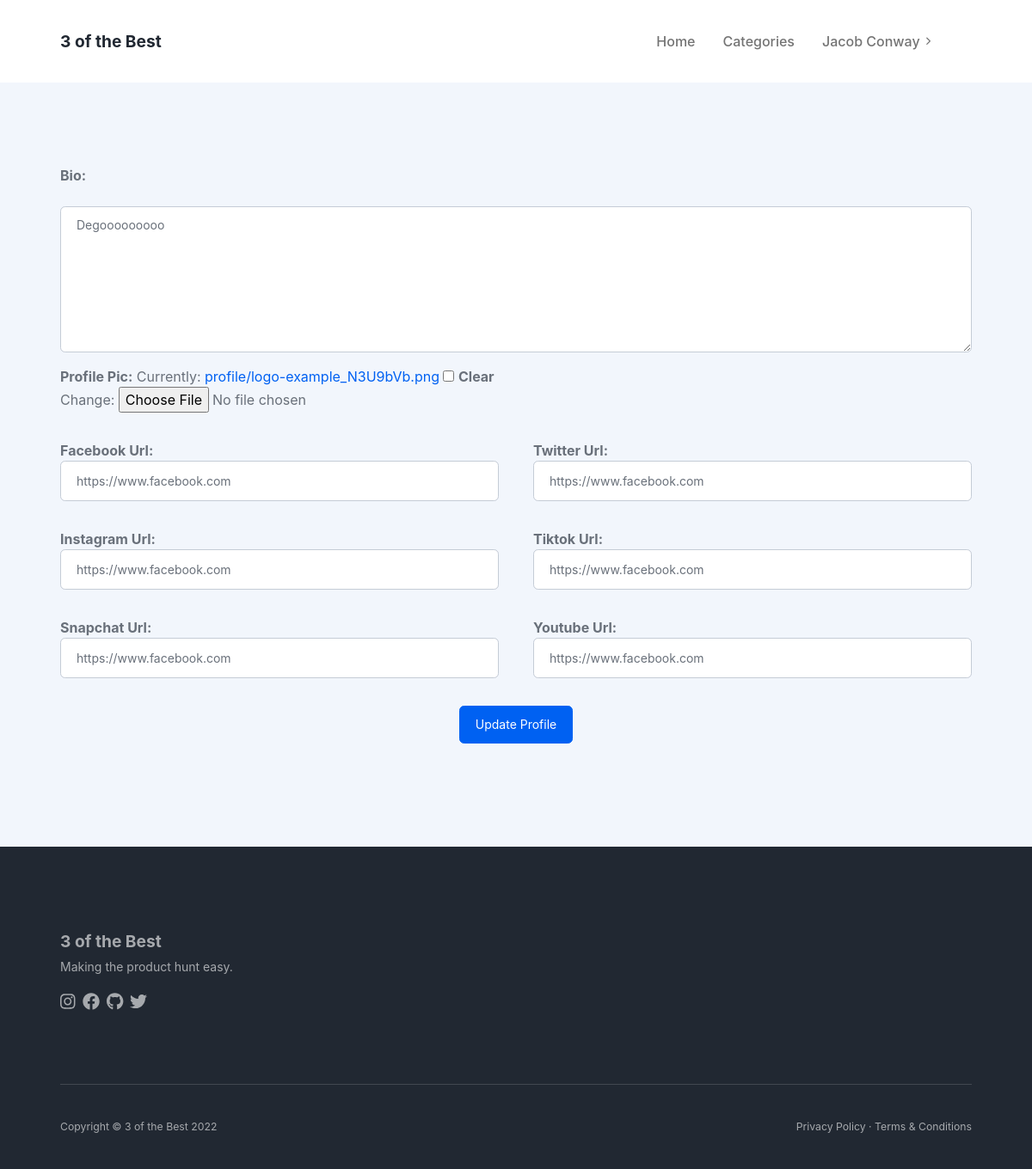
Page /members/1/edit_profile_page/ (signed in) on the committed database.
### theblog/models.py (models this page shows, shortened)
class Profile(models.Model):
    user = models.OneToOneField(User, null=True, on_delete=models.CASCADE)
    bio = models.TextField()
    profile_pic = models.ImageField(null=True, blank=True, upload_to="profile/")
    facebook_url = models.CharField(max_length=255, blank=True, null=True)
    twitter_url = models.CharField(max_length=255, blank=True, null=True)
    instagram_url = models.CharField(max_length=255, blank=True, null=True)
    tiktok_url = models.CharField(max_length=255, blank=True, null=True)
    snapchat_url = models.CharField(max_length=255, blank=True, null=True)
    youtube_url = models.CharField(max_length=255, blank=True, null=True)

### members/views.py (the view)
# urls.py: path('<int:pk>/edit_profile_page/', EditProfilePageView.as_view(), name='edit_profile_page'),
class EditProfilePageView(UpdateView):
    model = Profile
    template_name = 'registration/edit_profile_page.html'
    fields = ['bio', 'profile_pic', 'facebook_url', 'twitter_url', 'instagram_url', 'tiktok_url', 'snapchat_url', 'youtube_url']
    success_url = reverse_lazy('home')

### members/templates/registration/edit_profile_page.html (shortened to what this page needs)
{% extends 'base.html' %}
{% block content%}
<section class="bg-light py-10">
    <div class="container px-5">
{% if user.is_authenticated %}
    {% if user.id == profile.user.id %}
        <div class="form-group">
            <form class="row gx-5 mb-4" method="POST" enctype="muiltipart/form-data">
                {{ form.as_p }}
                <div style="display: flex; justify-content: center;" class="mx-auto mt-3 col-md-12">
                    <input type="submit" value="Update Profile" class="btn btn-primary">
                </div>
            </form>
        </div>
    {% else%}
    You are not the correct User to edit this page.......
    {% endif %}
    {% else%}
    You are not allowed here! please login.
    <a href="{% url 'login' %}">Login</a>
{% endif %}
    </div>
</section>
{% endblock %}

### theblog/templates/base.html (shortened to what this page needs)
<!DOCTYPE html>
<html lang="en">
  <head>
    {% load static %}
    <link rel="stylesheet" href="https://cdnjs.cloudflare.com/ajax/libs/font-awesome/6.2.0/css/all.min.css" />
    <link href="{% static 'theblog\css\styles.css' %}" rel="stylesheet" />
  </head>
  <body>
    <div id="layoutDefault">
      <div id="layoutDefault_content">
        <main>
          <nav
            class="navbar navbar-marketing navbar-expand-lg bg-white navbar-light"
          >
            <div class="container px-5">
              <a class="navbar-brand text-dark" href="{% url 'home' %}"
                >3 of the Best</a
              >
              <div class="collapse navbar-collapse" id="navbarSupportedContent">
                <ul class="navbar-nav ms-auto me-lg-5">
                  {% if user.is_authenticated %}
                  <li class="nav-item">
                    <a class="nav-link" href="{% url 'home' %}">Home</a>
                  </li>
                  {% if cat_menu %}
                  <li class="nav-item dropdown dropdown-xl no-caret">
                    <a
                      class="nav-link dropdown-toggle"
                      id="navbarDropdownPages"
                      href="#"
                      role="button"
                      data-bs-toggle="dropdown"
                      aria-haspopup="true"
                      aria-expanded="false"
                    >
                      Categories
                      <i class="fas fa-chevron-right dropdown-arrow"></i>
                    </a>
                    <div
                      class="dropdown-menu dropdown-menu-end me-lg-n20 me-xl-n15 animated--fade-in-up"
                      aria-labelledby="navbarDropdownPages"
                    >
                      <div class="row g-0">
                        <div class="col-lg-4 p-lg-5">
                          {% for cat in cat_menu|slice:":2" %}
                          <a
                            class="dropdown-item"
                            href="{% url 'category' cat|slugify %}"
                            >
                          <h6 class="dropdown-header text-primary">
                            {{cat|title}}
                          </h6>
                          </a
                          >
                          <a
                            class="dropdown-item"
                            href="#!"
                            >{{ cat.sub_category.name }}</a
                          >
                          <div class="dropdown-divider border-0"></div>
                          {% endfor %}
                          <div
                            class="dropdown-divider border-0 d-lg-none"
                          ></div>
                        </div>
                        <div class="col-lg-4 p-lg-5">
                          {% for cat in cat_menu|slice:"2:5" %}
                          <a
                            class="dropdown-item"
                            href="{% url 'category' cat|slugify %}"
                            >
                          <h6 class="dropdown-header text-primary">
                            {{cat|title}}
                          </h6>
                          </a
                          >
                          <a
                            class="dropdown-item"
                            href="#!"
                            >{{ cat.sub_category.name }}</a
                          >
                          <div class="dropdown-divider border-0"></div>
                          {% endfor %}
                          <div
                            class="dropdown-divider border-0 d-lg-none"
                          ></div>
                        </div>
                        <div class="col-lg-4 p-lg-5">
                          {% for cat in cat_menu|slice:"5:6" %}
                          <a
                            class="dropdown-item"
                            href="{% url 'category' cat|slugify %}"
                            >
                          <h6 class="dropdown-header text-primary">
                            {{cat|title}}
                          </h6>
                          </a
                          >
                          <a
                            class="dropdown-item"
                            href="#!"
                            >{{ cat.sub_category.name }}</a
                          >
                          <div class="dropdown-divider border-0"></div>
                          {% endfor %}
                        </div>
                      </div>
                    </div>
                  </li>
                  {% else %}
                  <li class="nav-item">
                    <a class="nav-link" href="{% url 'category_list' %}"
                      >Categories</a
                    >
                  </li>
                  {% endif %}
                  <li class="nav-item dropdown no-caret">
                    <a
                      class="nav-link dropdown-toggle"
                      id="navbarDropdownDocs"
                      href="#"
                      role="button"
                      data-bs-toggle="dropdown"
                      aria-haspopup="true"
                      aria-expanded="false"
                    >
                      {{ user.first_name }} {{ user.last_name }}
                      <i class="fas fa-chevron-right dropdown-arrow"></i>
                    </a>
                  </li>
                </ul>
                {% endif %}
              </div>
            </div>
          </nav>
    {% block content%} {% endblock %}
        </main>
        <div id="layoutDefault_footer">
          <footer class="footer pt-10 pb-5 mt-auto bg-dark footer-dark">
            <div class="container px-5">
              <div class="row gx-5">
                <div class="col-lg-3">
                  <div class="footer-brand">3 of the Best</div>
                  <div class="mb-3">Making the product hunt easy.</div>
                  <div class="icon-list-social mb-5">
                    <a class="icon-list-social-link" href="#!"
                      ><i class="fab fa-instagram"></i
                    ></a>
                    <a class="icon-list-social-link" href="#!"
                      ><i class="fab fa-facebook"></i
                    ></a>
                    <a class="icon-list-social-link" href="#!"
                      ><i class="fab fa-github"></i
                    ></a>
                    <a class="icon-list-social-link" href="#!"
                      ><i class="fab fa-twitter"></i
                    ></a>
                  </div>
                </div>
              </div>
              <hr class="my-5" />
              <div class="row gx-5 align-items-center">
                <div class="col-md-6 small">
                  Copyright &copy; 3 of the Best <span id="copyright-date"></span>
                </div>
                <div class="col-md-6 text-md-end small">
                  <a href="#!">Privacy Policy</a>
                  &middot;
                  <a href="#!">Terms &amp; Conditions</a>
                </div>
              </div>
            </div>
          </footer>
        </div>
      </div>
    </div>
  </body>
</html>

### rows in the picture
Profile: bio "Degooooooooo", facebook_url "https://www.facebook.com", twitter_url "https://www.facebook.com", instagram_url "https://www.facebook.com", tiktok_url "https://www.facebook.com", snapchat_url "https://www.facebook.com", youtube_url "https://www.facebook.com"

### other values in the picture
{{ user.first_name }} "Jacob"
{{ user.last_name }} "Conway"
